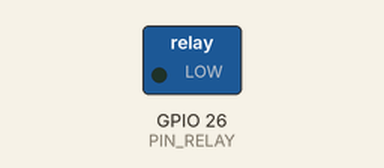
Bench run of a sketch on a simulated ESP32. On the bench: switched loads named in the sketch (green lamp = pin HIGH). What the sketch prints to the serial monitor is not drawn.

Above: at 1.0 s.
At 3.0 s:
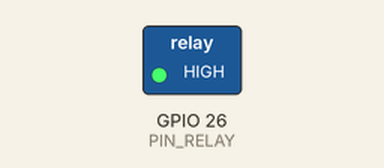
Timing chart, 0 to 5.2 s (numbered marks = the images above):
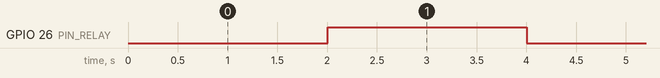

The sketch:

test_relay.ino
```cpp
// ================================================================
//  TEST RELAY — ESP32
//  Blink relay ON/OFF mỗi 2 giây để kiểm tra phần cứng
//
//  Đổi PIN_RELAY theo chip đang test:
//    esp1 đèn 1 → GPIO 26
//    esp1 đèn 2 → GPIO 27
//    esp2 bơm   → GPIO 26
// ================================================================

#define PIN_RELAY   26    // ← đổi pin ở đây
#define RELAY_ON    LOW   // Active LOW (relay module phổ biến)
#define RELAY_OFF   HIGH

void setup() {
  Serial.begin(115200);
  pinMode(PIN_RELAY, OUTPUT);
  digitalWrite(PIN_RELAY, RELAY_OFF); // tắt relay lúc khởi động

  Serial.println("=== RELAY TEST START ===");
  Serial.printf("Pin: GPIO%d | RELAY_ON=LOW (active low)\n", PIN_RELAY);
}

void loop() {
  // Bật relay
  digitalWrite(PIN_RELAY, RELAY_ON);
  Serial.println(">>> RELAY ON  (nghe tiếng click không?)");
  delay(2000);

  // Tắt relay
  digitalWrite(PIN_RELAY, RELAY_OFF);
  Serial.println(">>> RELAY OFF");
  delay(2000);
}
```

Measured:
- by itself, GPIO 26 (PIN_RELAY): alternates HIGH for 2.0 s and LOW for 2.0 s
